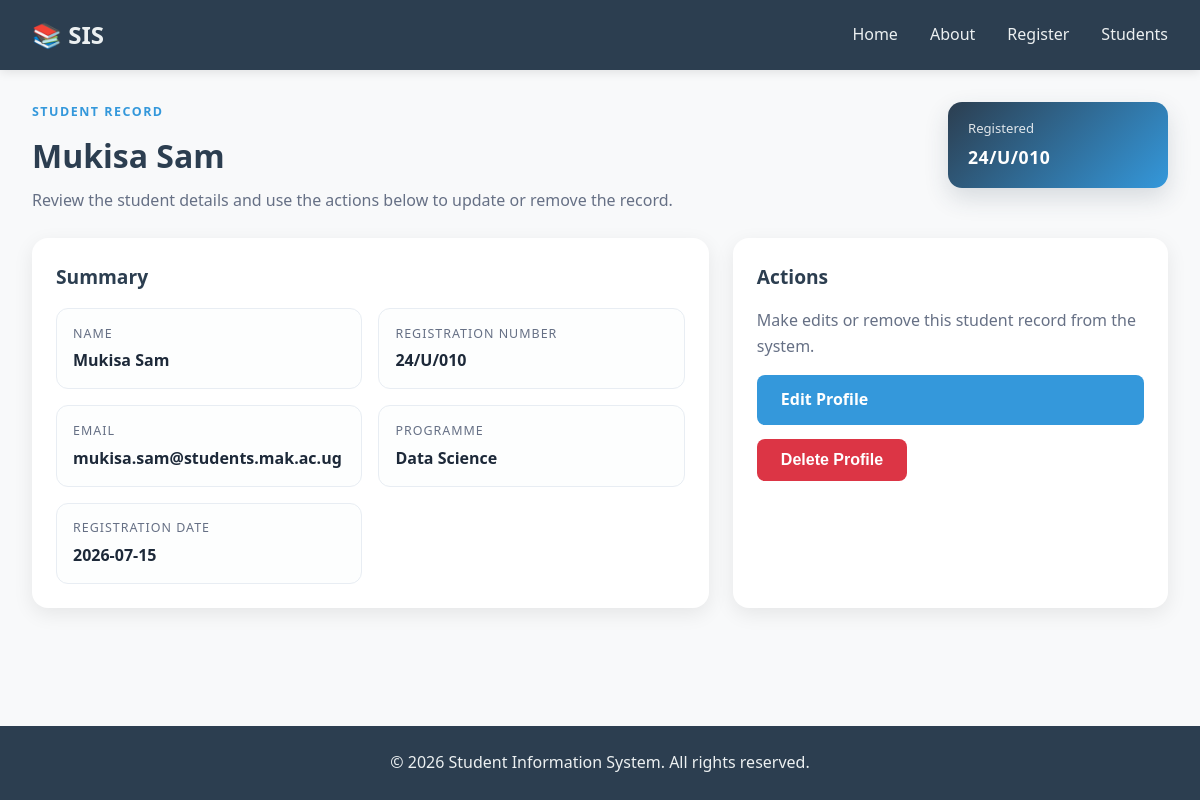
/students/Mukisa Sam, run on the app's committed database.
### models.py (models this page shows, shortened)
class Student(db.Model):
    __tablename__ = 'students'
    id = db.Column(db.Integer, primary_key=True)
    student_name = db.Column(db.String(100), nullable=False)
    registration_number = db.Column(db.String(50), unique=True, nullable=False)
    email = db.Column(db.String(100), unique=True, nullable=False)
    programme = db.Column(db.String(100), nullable=False)
    registration_date = db.Column(db.DateTime, default=datetime.utcnow)
    is_active = db.Column(db.Boolean, default=True)

### app.py (the view)
@app.route('/students/<string:student_name>')
def student_profile(student_name):
    student = Student.query.filter_by(student_name=student_name).first_or_404()
    return render_template('student_profile.html', student=student)

### templates/student_profile.html (shortened to what this page needs)
{% extends "base.html" %}
{% block content %}
    <section class="student-profile-page">
        <div class="page-header profile-header">
            <div>
                <p class="eyebrow">Student record</p>
                <h2>{{ student.student_name }}</h2>
                <p class="page-subtitle">Review the student details and use the actions below to update or remove the record.</p>
            </div>
            <div class="header-badge">
                <span>Registered</span>
                <strong>{{ student.registration_number }}</strong>
            </div>
        </div>
        {% if student %}
            <div class="profile-layout">
                <div class="profile-card profile-summary-card">
                    <h3>Summary</h3>
                    <div class="summary-grid">
                        <div class="summary-item">
                            <span class="summary-label">Name</span>
                            <span class="summary-value">{{ student.student_name }}</span>
                        </div>
                        <div class="summary-item">
                            <span class="summary-label">Registration Number</span>
                            <span class="summary-value">{{ student.registration_number }}</span>
                        </div>
                        <div class="summary-item">
                            <span class="summary-label">Email</span>
                            <span class="summary-value">{{ student.email }}</span>
                        </div>
                        <div class="summary-item">
                            <span class="summary-label">Programme</span>
                            <span class="summary-value">{{ student.programme }}</span>
                        </div>
                        <div class="summary-item">
                            <span class="summary-label">Registration Date</span>
                            <span class="summary-value">{{ student.registration_date.strftime('%Y-%m-%d') }}</span>
                        </div>
                    </div>
                </div>
                <aside class="profile-card profile-actions-card">
                    <h3>Actions</h3>
                    <p class="card-note">Make edits or remove this student record from the system.</p>
                    <div class="profile-actions">
                        <a href="{{ url_for('edit_student', student_name=student.student_name) }}" class="btn btn-primary">Edit Profile</a>
                        <form action="{{ url_for('delete_student', student_name=student.student_name) }}" method="post" class="inline-form">
                            <button type="submit" class="btn btn-danger">Delete Profile</button>
                        </form>
                    </div>
                </aside>
            </div>
        {% else %}
            <div class="profile-card empty-state-card">
                <p>Student not found.</p>
            </div>
        {% endif %}
    </section>
{% endblock %}

### static/style.css (style rules this page uses)
* { margin: 0; padding: 0; box-sizing: border-box; }
body { font-family: 'Segoe UI', Tahoma, Geneva, Verdana, sans-serif; line-height: 1.6; color: #333; background-color: #f8f9fa; min-height: 100vh; display: flex; flex-direction: column; }
.btn { display: inline-block; padding: 0.75rem 1.5rem; border: none; border-radius: 8px; font-size: 1rem; font-weight: 600; cursor: pointer; text-decoration: none; transition: background-color 0.3s ease, transform 0.2s ease; }
.btn-primary { background-color: #3498db; color: white; }
.page-header { display: flex; justify-content: space-between; align-items: flex-start; gap: 1.5rem; margin-bottom: 1.5rem; }
.page-header h2 { font-size: 2rem; color: #2c3e50; margin-bottom: 0.4rem; }
.eyebrow { text-transform: uppercase; letter-spacing: 0.12em; font-size: 0.78rem; font-weight: 700; color: #3498db; margin-bottom: 0.5rem; }
.page-subtitle { color: #667085; max-width: 52rem; }
.header-badge { background: linear-gradient(135deg, #2c3e50, #3498db); color: white; padding: 1rem 1.25rem; border-radius: 14px; min-width: 220px; box-shadow: 0 10px 25px rgba(44, 62, 80, 0.16); }
.header-badge span { display: block; font-size: 0.82rem; opacity: 0.85; margin-bottom: 0.25rem; }
.header-badge strong { display: block; font-size: 1.1rem; letter-spacing: 0.03em; }
.profile-layout, .edit-layout { display: grid; grid-template-columns: minmax(0, 1.4fr) minmax(280px, 0.9fr); gap: 1.5rem; }
.profile-card { background: white; border-radius: 16px; box-shadow: 0 6px 20px rgba(0, 0, 0, 0.08); padding: 1.5rem; }
.profile-card h3 { color: #2c3e50; margin-bottom: 1rem; font-size: 1.2rem; }
.summary-grid { display: grid; grid-template-columns: repeat(2, minmax(0, 1fr)); gap: 1rem; }
.summary-item, .snapshot-item { padding: 0.9rem 1rem; border: 1px solid #e8edf3; border-radius: 12px; background: #fdfefe; }
.summary-label, .snapshot-label { display: block; font-size: 0.78rem; text-transform: uppercase; letter-spacing: 0.08em; color: #667085; margin-bottom: 0.3rem; }
.summary-value, .snapshot-value { display: block; color: #1d2939; font-weight: 600; word-break: break-word; }
.profile-actions { display: flex; flex-direction: column; gap: 0.85rem; margin-top: 1rem; }
.card-note { color: #667085; margin-bottom: 0.5rem; }
.inline-form { display: inline; }
.btn-danger { background-color: #dc3545; color: white; }

### data on the page
Student: student_name "Mukisa Sam", registration_number "24/U/010", email "mukisa.sam@students.mak.ac.ug", programme "Data Science", registration_date "2026-07-15"
